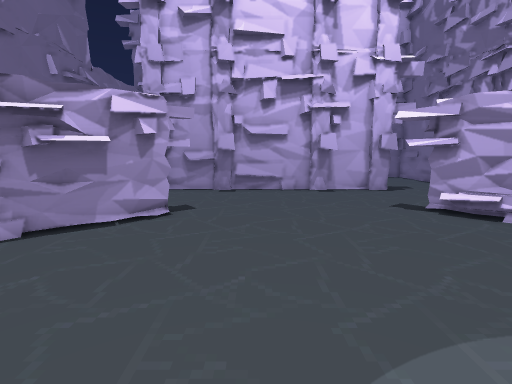
view 1 (above)

19 first-person views from a walk through a 3-D level made in the Godot game engine. The camera is 1.2 m above the floor, tilts 8° down and sees 85° across. The floor is counted in squares, 0.5 m on a side. Each view is taken from the middle of a square. On the plan, view 1 faces up. The plan holds only what a view shows up to about 18 squares ahead; the rest is blank. The place goes on beyond the plan. Flat picture figures and markers are left out. Characters and animated objects are left out. Door leaves are left out where a doorway can be walked through.

view 2
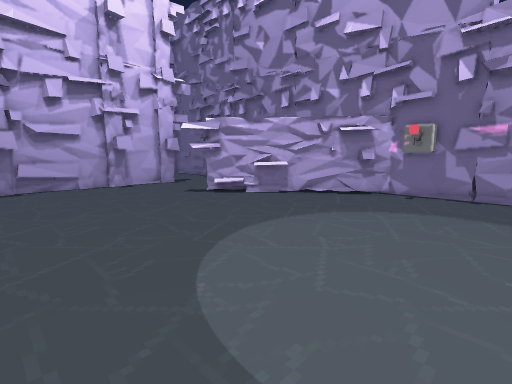

view 3
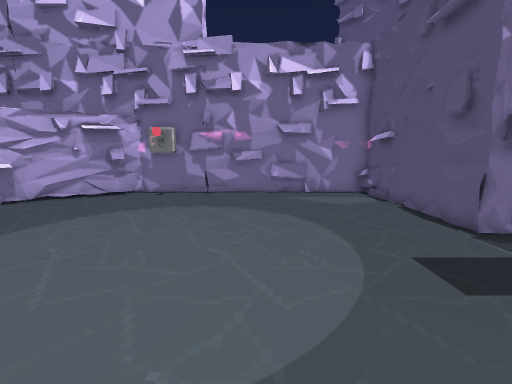

view 4
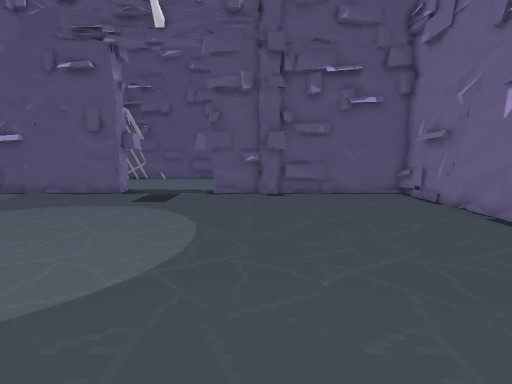

view 5
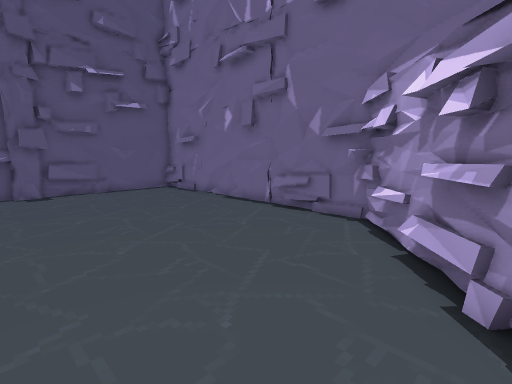

view 6
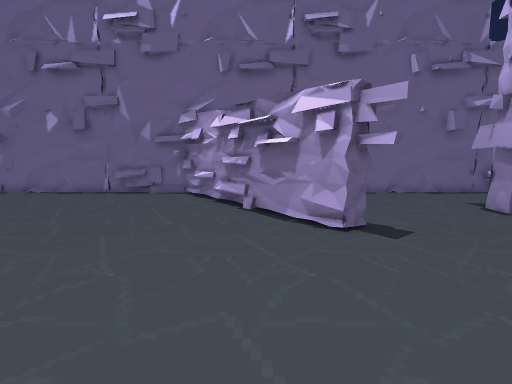

view 7
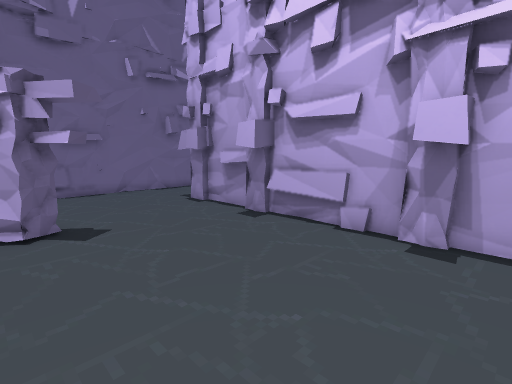

view 8
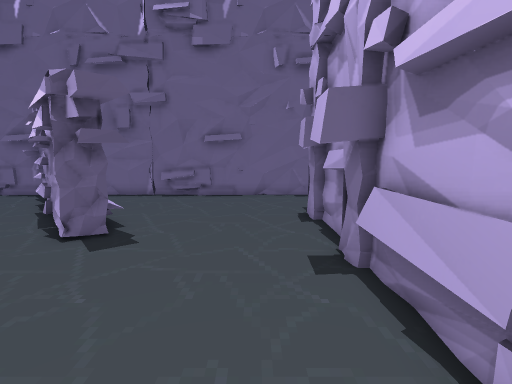

view 9
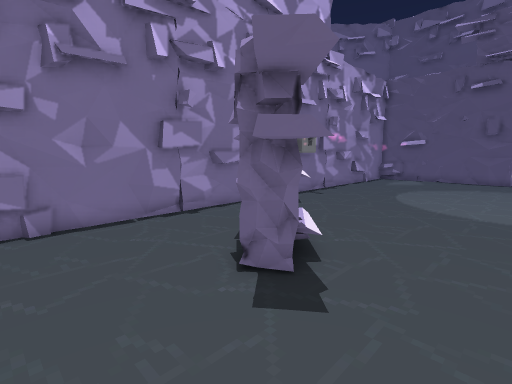

view 10
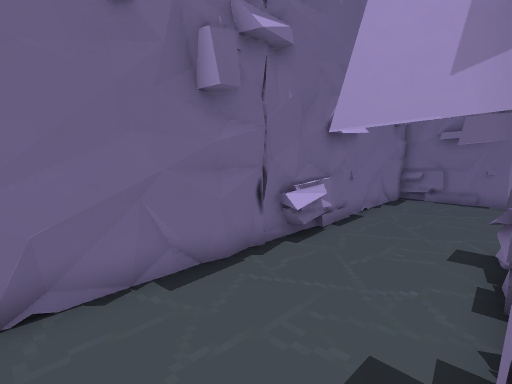

view 11
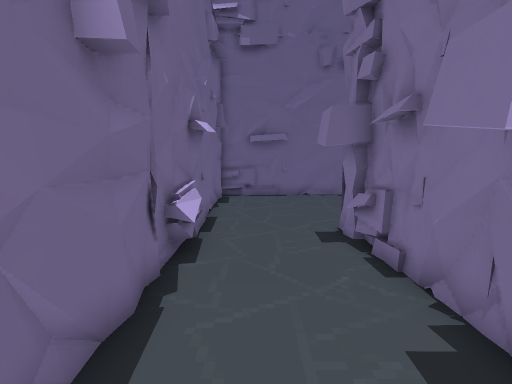

view 12
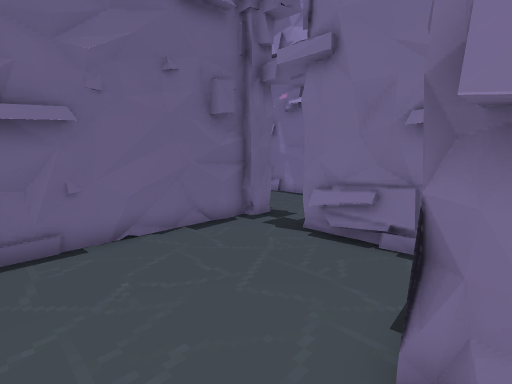

view 13
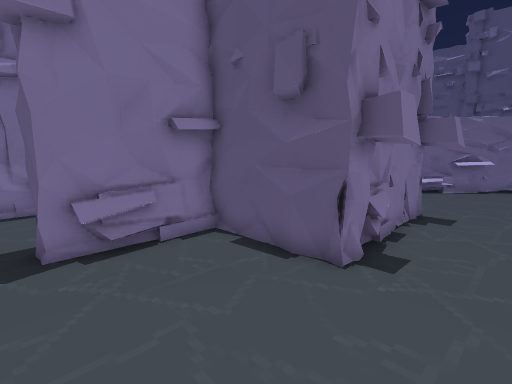

view 14
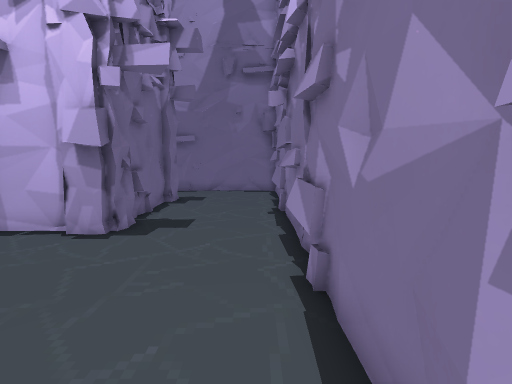

view 15
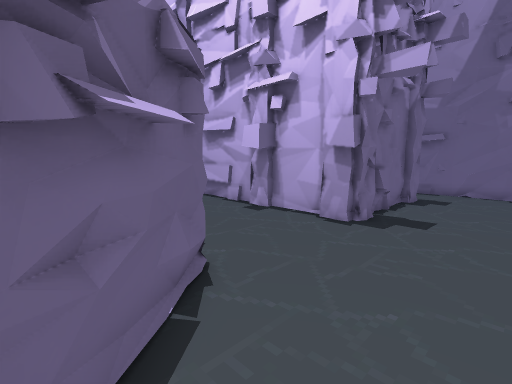

view 16
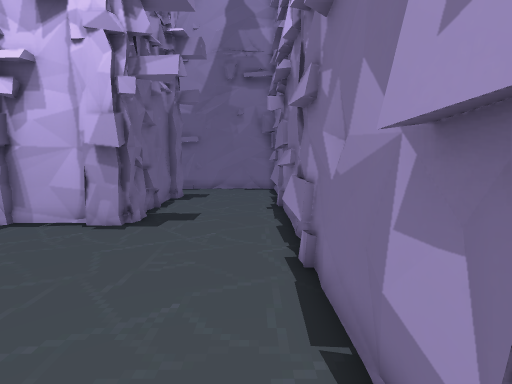

view 17
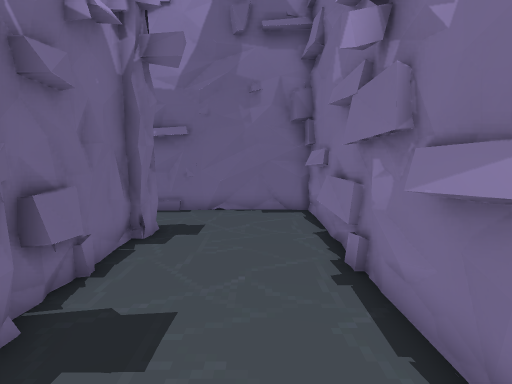

view 18
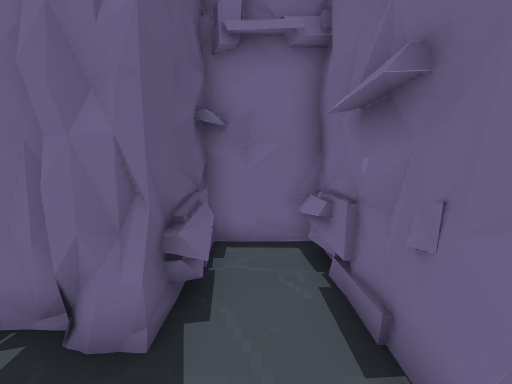

view 19
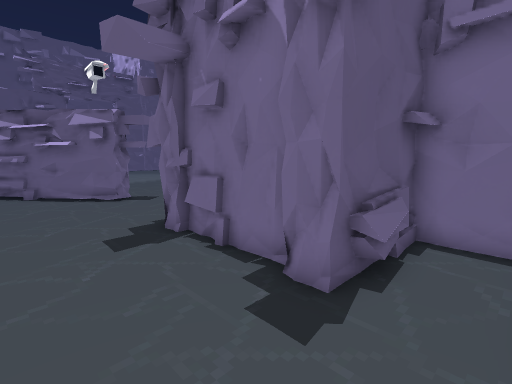

### Floor plan
Key: @ floor where view 1 was taken; # wall or solid block; . floor; D open door; = window, fence, low wall or low ledge; ^ raised ledge; L lever.
Columns run from 12 left of view 1 to 14 right of it. Each row starts with its distance up from view 1.
 36                 #
 35                .#
 34              ...#
 33             ...
 32 ############..
 31 #.  .........
 30 #..............
 29 #........##.... #
 28 #........##     ###########
 27 #........##     ##=###....#
 26 # .......##     ##........#
 25 ##...######     ######....#
 24 #...###             ##....#
 23 #=..##              ##....#
 22 #... #              #.....#
 21 #....#              ##....#
 20 #....#              ##....#
 19 #...###             ##....#
 18 #...##################....#
 17 #...............##........#
 16 #.........................#
 15 # ........................#
 14 # ........................#
 13 #..................#......#
 12 #=......##.........###....#
 11 #=.....###.........####...#
 10 #....=###...........####..#
  9 #...####.............###..#
  8 #. ####...............###.#
  7 #  ###................=####
  6 # ###...................#
  5 ###.....................##
  4  #.......................##
  3 ##........................#
  2 ##.......................LL
  1 #=........................#
  0 #=..........@.............#
 -1 #.........................#
 -2 #.........................#
 -3 #.........................#
 -4 #.........................#
 -5 #.........................#
 -6 #.........................#
 -7 # ........................#
 -8 # ........................#
 -9 # ........................#
-10 #=....==##.............####
-11 #^##########DDDDDD#######

Positions as (right, up) in squares from view 1, and headings:
1: (0, 0), facing up
2: (-3, -3), facing up-right
3: (-3, -4), facing right
4: (-3, 6), facing down
5: (-2, 8), facing down-left
6: (5, 8), facing left
7: (6, 10), facing up-left
8: (4, 16), facing left
9: (4, 16), facing down-right
10: (-7, 16), facing up-left
11: (-10, 16), facing up
12: (-10, 24), facing up-right
13: (-10, 30), facing down-right
14: (13, 10), facing up
15: (13, 9), facing up-left
16: (13, 9), facing up
17: (12, 16), facing up
18: (12, 26), facing left
19: (13, 27), facing down-left
